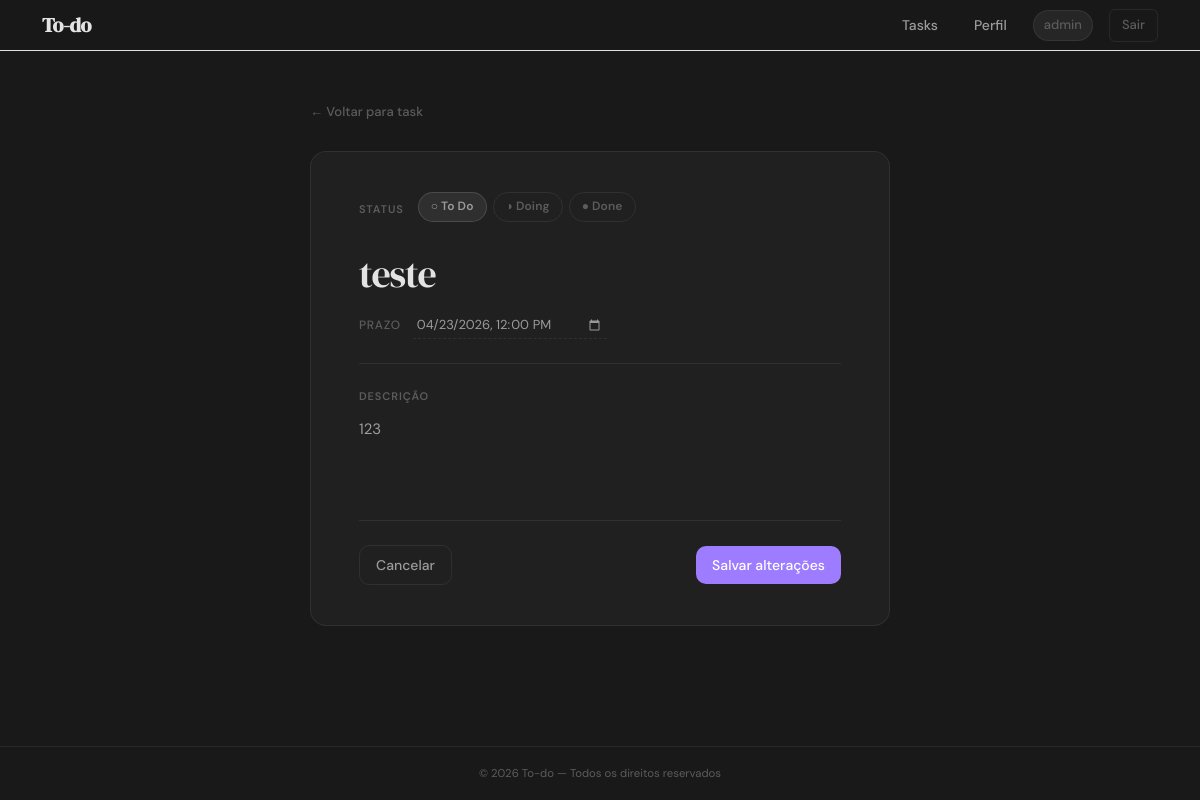
Screenshot of /tasks/26/edit/ (signed in) with the database file from the repository.
### accounts/models.py (models this page shows)
class User(AbstractUser):
    pass

### tasks/models.py (models this page shows, shortened)
class Task(models.Model):
    class Status(models.TextChoices):
        TODO = 'todo', _('To Do')
        DOING = 'doing', _('Doing')
        DONE = 'done', _('Done')
    title = models.CharField(_("Titulo"), max_length=150)
    description = models.TextField(_("Descrição"), blank=True)
    status = models.CharField(
        max_length=10,
        choices=Status,
        default=Status.TODO,
    )
    user = models.ForeignKey(
        settings.AUTH_USER_MODEL,
        on_delete=models.CASCADE,
        related_name="tasks"
    )
    created_at = models.DateTimeField(auto_now_add=True)
    due_at = models.DateTimeField(_("Prazo"), auto_now=False, auto_created=False, blank=True, null=True)

### tasks/views.py (the view, shortened to what this page needs)
# urls.py: path('<int:pk>/edit/', views.TaskUpdateView.as_view(), name='edit')
class TaskUpdateView(LoginRequiredMixin, UpdateView):
    model = Task
    form_class = TaskEditForm
    template_name = 'tasks/task_edit.html'
    login_url = '/accounts/login/'
    def get_queryset(self) -> QuerySet[Any]:
        return Task.objects.filter(user=self.request.user)

### tasks/forms.py (shortened to what this page needs)
class TaskEditForm(forms.ModelForm):
    class Meta:
        model = Task
        fields = ['title', 'description', 'status', 'due_at']
        widgets = {
            'due_at': forms.DateTimeInput(
                attrs={'type': 'datetime-local'},
                format='%Y-%m-%dT%H:%M',
            ),
        }

### tasks/templates/tasks/task_edit.html (shortened to what this page needs)
{% extends "base.html" %}
{% block content %}
<div class="edit-wrapper">
    <nav class="detail-breadcrumb">
        <a href="{% url 'tasks:detail' task.pk %}" class="breadcrumb-link">
            ← Voltar para task
        </a>
    </nav>
    <form method="post" novalidate id="edit-form">
        <article class="edit-doc">
            <div class="edit-status-row">
                <span class="edit-field-hint">Status</span>
                <div class="status-selector">
                    <label class="status-option {% if task.status == 'todo' %}active{% endif %}">
                        <span>○ To Do</span>
                    </label>
                    <label class="status-option {% if task.status == 'doing' %}active{% endif %}">
                        <span>◑ Doing</span>
                    </label>
                    <label class="status-option {% if task.status == 'done' %}active{% endif %}">
                        <span>● Done</span>
                    </label>
                </div>
            </div>
            <div class="edit-title-wrap">
                <input
                    type="text"
                    name="title"
                    value="{{ task.title }}"
                    class="edit-title-input"
                    placeholder="Título da task..."
                    autocomplete="off"
                    required
                >
            </div>
            <div class="edit-meta-row">
                <span class="meta-label">Prazo</span>
                <input
                    type="datetime-local"
                    name="due_at"
                    class="edit-date-input"
                    value="{{ task.due_at|date:'Y-m-d\TH:i' }}"
                >
            </div>
            <div class="edit-divider"></div>
            <div class="edit-desc-wrap">
                <span class="edit-field-hint">Descrição</span>
                <textarea
                    name="description"
                    class="edit-desc-input"
                    placeholder="Adicione uma descrição..."
                    rows="1"
                >{{ task.description }}</textarea>
            </div>
            <div class="edit-divider"></div>
            <footer class="edit-footer">
                <a href="{% url 'tasks:detail' task.pk %}" class="btn-secondary-ui">
                    Cancelar
                </a>
                <button type="submit" class="btn-primary-ui">
                    Salvar alterações
                </button>
            </footer>
        </article>
    </form>
</div>
{% endblock %}

### globals/templates/partials/_navbar.html (shortened to what this page needs)
<nav class="app-navbar py-2 border-bottom">
  <div class="container d-flex align-items-center justify-content-between">
    <a class="app-brand fw-bold text-decoration-none" href="{% url 'index' %}">
      To-do
    </a>
    <div class="menu d-flex justify-content-between align-items-center gap-3">
      {% if user.is_authenticated %}
        <a class="nav-link-custom" href="{% url 'tasks:list' %}">
          Tasks
        </a>
        <a class="nav-link-custom" href="{% url 'accounts:profile' %}">
          Perfil
        </a>
        <span class="nav-user">
          {{ user.username }}
        </span>
        <form method="post" action="{% url 'accounts:logout' %}">
          <button class="btn-logout" type="submit">
            Sair
          </button>
        </form>
      {% endif %}
    </div>
  </div>
</nav>

### globals/static/globals/css/base.css (style rules this page uses)
:root { --bg: #191919; --surface: #202020; --surface-2: #262626; --surface-3: #2e2e2e; --text: #e3e3e3; --text-sub: #9b9b9b; --text-faint: #5c5c5c; --primary: #9d7cff; --primary-dim: rgba(157, 124, 255, 0.12); --primary-hover:#b89fff; --success: #5dbea3; --warning: #e8a24b; --danger: #e05c6f; --danger-dim: rgba(224, 92, 111, 0.12); --border: rgba(255, 255, 255, 0.07); --border-focus: rgba(157, 124, 255, 0.50); --radius-sm: 6px; --radius: 10px; --radius-lg: 16px; --shadow-sm: 0 1px 3px rgba(0,0,0,0.4); --shadow: 0 4px 16px rgba(0,0,0,0.5); --ease: 0.18s ease; }
*, *::before, *::after { box-sizing: border-box; }
html { scroll-behavior: smooth; }
body { background: var(--bg); color: var(--text); font-family: 'DM Sans', system-ui, sans-serif; font-size: 15px; line-height: 1.6; font-weight: 400; -webkit-font-smoothing: antialiased; }
a { color: inherit; text-decoration: none; transition: color var(--ease); }
.app-navbar { background: rgba(25, 25, 25, 0.85); backdrop-filter: blur(12px); -webkit-backdrop-filter: blur(12px); border-bottom: 1px solid var(--border); position: sticky; top: 0; z-index: 100; }
.app-brand { font-family: 'DM Serif Display', Georgia, serif; font-size: 20px; color: var(--text) !important; letter-spacing: -0.02em; }
.nav-link-custom { color: var(--text-sub); font-size: 14px; font-weight: 500; padding: 6px 10px; border-radius: var(--radius-sm); transition: all var(--ease); }
.nav-user { font-size: 13px; color: var(--text-faint); font-weight: 500; padding: 4px 10px; background: var(--surface-2); border: 1px solid var(--border); border-radius: 99px; }
.btn-primary-ui { display: inline-flex; align-items: center; gap: 6px; background: var(--primary); color: #fff; font-size: 14px; font-weight: 500; font-family: 'DM Sans', sans-serif; padding: 8px 16px; border-radius: var(--radius); border: none; cursor: pointer; transition: background var(--ease), transform var(--ease), box-shadow var(--ease); }
.btn-secondary-ui { display: inline-flex; align-items: center; gap: 6px; background: transparent; color: var(--text-sub); font-size: 14px; font-weight: 500; font-family: 'DM Sans', sans-serif; padding: 8px 16px; border-radius: var(--radius); border: 1px solid var(--border); cursor: pointer; transition: all var(--ease); }
.btn-logout { background: transparent; color: var(--text-faint); font-size: 13px; font-weight: 500; font-family: 'DM Sans', sans-serif; padding: 5px 12px; border-radius: var(--radius-sm); border: 1px solid var(--border); cursor: pointer; transition: all var(--ease); }
input, textarea, select { background: var(--surface-2); color: var(--text); border: 1px solid var(--border); border-radius: var(--radius); padding: 10px 14px; width: 100%; font-family: 'DM Sans', sans-serif; font-size: 14px; transition: border-color var(--ease), background var(--ease); }
input::placeholder, textarea::placeholder { color: var(--text-faint); }
label, .form-label, .auth-label { color: var(--text-sub); font-size: 13px; font-weight: 500; margin-bottom: 6px; display: block; letter-spacing: 0.01em; }
.edit-wrapper { max-width: 580px; margin: 0 auto; padding-bottom: 60px; }
.edit-doc { background: var(--surface); border: 1px solid var(--border); border-radius: var(--radius-lg); padding: 40px 48px; animation: fadeUp 0.22s ease both; }
.edit-divider { border-top: 1px solid var(--border); margin: 24px 0; }
.edit-field-hint { font-size: 11px; font-weight: 600; text-transform: uppercase; letter-spacing: 0.08em; color: var(--text-faint); }
.edit-footer { display: flex; align-items: center; justify-content: space-between; gap: 12px; }

### rows the page displays
User: username "admin"
Task: title "teste", due_at "04/23/2026 12:00", description "123"
